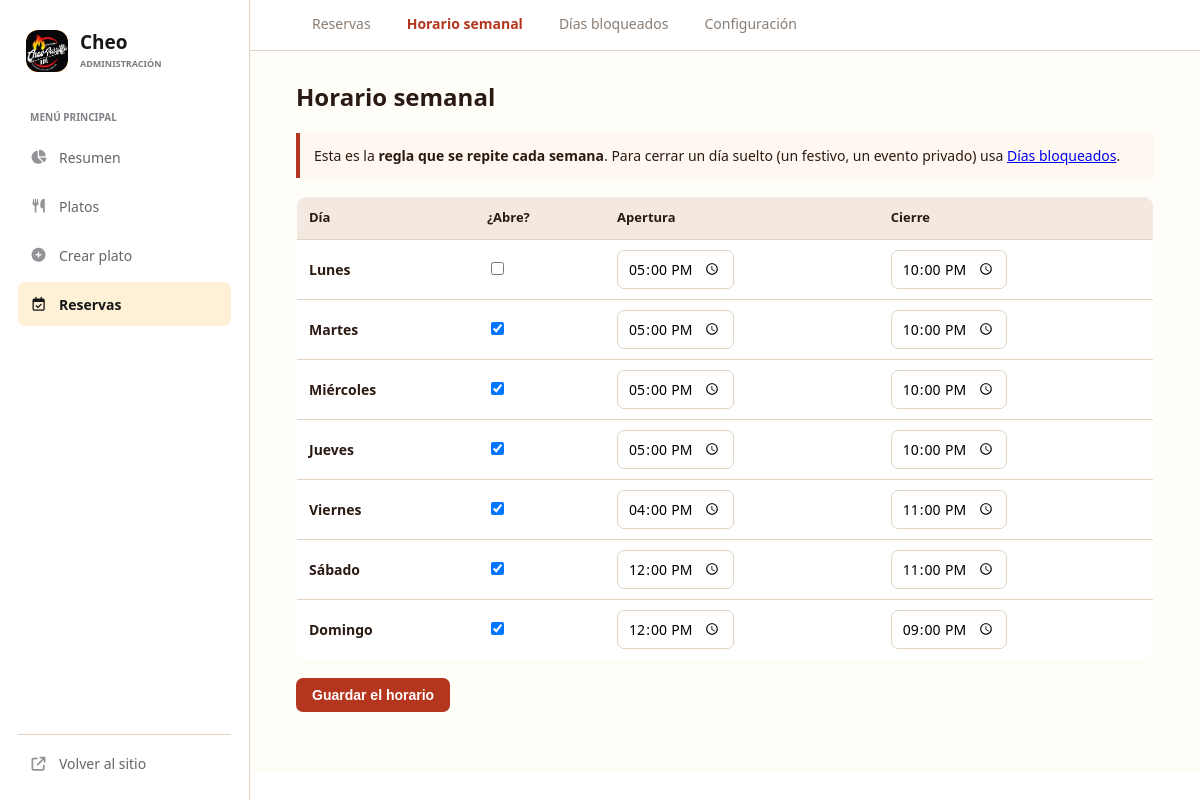
Page /admin/admiReserva/horarios.php (signed in) on the committed database.
### tables this page shows
CREATE TABLE `reservas_horarios` (
  `dia_semana` tinyint(4) NOT NULL,
  `abre` tinyint(1) NOT NULL DEFAULT 1,
  `apertura` time NOT NULL,
  `cierre` time NOT NULL
);

### includes/agenda_reservas.php (called while the page is built, shortened)
<?php
function nombre_dia(int $n): string
{
    $dias = [1 => 'Lunes', 'Martes', 'Miércoles', 'Jueves', 'Viernes', 'Sábado', 'Domingo'];
    return $dias[$n] ?? '';
}

### admin/admiReserva/horarios.php (the view, shortened to what this page needs)
<?php
require_once __DIR__ . '/comun.php';
$db = conectarDB();
$horarios = [];
$res = $db->query("SELECT * FROM reservas_horarios ORDER BY dia_semana");
while ($f = $res->fetch_assoc()) {
    $horarios[(int)$f['dia_semana']] = $f;
}
?>
<p class="pnl-ayuda">
    Esta es la <strong>regla que se repite cada semana</strong>. Para cerrar un día suelto
    (un festivo, un evento privado) usa <a href="bloqueos.php">Días bloqueados</a>.
</p>
<form method="POST">
    <table class="pnl-tabla">
        <thead>
            <tr><th>Día</th><th>¿Abre?</th><th>Apertura</th><th>Cierre</th></tr>
        </thead>
        <tbody>
        <?php for ($dia = 1; $dia <= 7; $dia++):
            $h = $horarios[$dia]; ?>
            <tr>
                <td><strong><?= nombre_dia($dia) ?></strong></td>
                <td>
                    <input type="checkbox" name="abre[<?= $dia ?>]" value="1"
                           <?= (int)$h['abre'] === 1 ? 'checked' : '' ?>>
                </td>
                <td>
                    <input type="time" name="apertura[<?= $dia ?>]"
                           value="<?= substr($h['apertura'], 0, 5) ?>">
                </td>
                <td>
                    <input type="time" name="cierre[<?= $dia ?>]"
                           value="<?= substr($h['cierre'], 0, 5) ?>">
                </td>
            </tr>
        <?php endfor; ?>
        </tbody>
    </table>
    <button type="submit" class="pnl-btn">Guardar el horario</button>
</form>

### reservas/css/reservas.css (style rules this page uses)
:root { --rsv-oscuro: #2b1a12; --rsv-brasa: #b5361f; --rsv-brasa2: #8f2917; --rsv-crema: #fffdf8; --rsv-borde: #e2d3c5; --rsv-gris: #8a7d73; --rsv-malo: #c0392b; --rsv-bueno: #2e7d4f; }
* { box-sizing: border-box; }
body { margin: 0; font-family: "Segoe UI", Roboto, Helvetica, Arial, sans-serif; background: var(--rsv-crema); color: var(--rsv-oscuro); line-height: 1.5; }

### reservas/css/panel.css (style rules this page uses)
body.rsv-admin-page { --admin-fondo: #fffdf8; background: var(--admin-fondo); color: var(--rsv-oscuro); }
.pnl-ayuda { background: #fff8f0; border-left: 4px solid var(--rsv-brasa); padding: 12px 14px; font-size: 14px; margin: 0 0 18px; }
.pnl-filtro input, .pnl-tabla input, .pnl-tabla select { padding: 8px 10px; border: 1px solid var(--rsv-borde); border-radius: 7px; font-size: 14px; font-family: inherit; }
.pnl-btn { padding: 9px 16px; border: none; border-radius: 7px; background: var(--rsv-brasa); color: #fff; font-size: 14px; font-weight: 600; cursor: pointer; text-decoration: none; display: inline-block; }
.pnl-tabla { width: 100%; border-collapse: collapse; background: #fff; border: 1px solid var(--rsv-borde); border-radius: 10px; overflow: hidden; margin-bottom: 18px; font-size: 14px; }
.pnl-tabla th { background: #f3e9e0; text-align: left; padding: 11px 12px; font-size: 13px; }
.pnl-tabla td { padding: 10px 12px; border-top: 1px solid var(--rsv-borde); }

### rows in the picture
reservas_horarios: dia "Lunes", apertura "17:00", cierre "22:00"
reservas_horarios: dia "Martes", abre "☑", apertura "17:00", cierre "22:00"
reservas_horarios: dia "Miércoles", abre "☑", apertura "17:00", cierre "22:00"
reservas_horarios: dia "Jueves", abre "☑", apertura "17:00", cierre "22:00"
reservas_horarios: dia "Viernes", abre "☑", apertura "16:00", cierre "23:00"
reservas_horarios: dia "Sábado", abre "☑", apertura "12:00", cierre "23:00"
reservas_horarios: dia "Domingo", abre "☑", apertura "12:00", cierre "21:00"

### other values in the picture
$texto "Reservas"
$texto "Horario semanal"
$texto "Días bloqueados"
$texto "Configuración"
limpiar($titulo) "Horario semanal"
